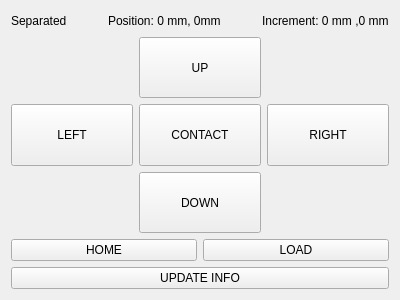
<?xml version="1.0" encoding="UTF-8"?>
<ui version="4.0">
 <class>ECS02UI</class>
 <widget class="QWidget" name="ECS02UI">
  <property name="geometry">
   <rect>
    <x>0</x>
    <y>0</y>
    <width>400</width>
    <height>300</height>
   </rect>
  </property>
  <property name="sizePolicy">
   <sizepolicy hsizetype="Fixed" vsizetype="Preferred">
    <horstretch>0</horstretch>
    <verstretch>0</verstretch>
   </sizepolicy>
  </property>
  <property name="windowTitle">
   <string>Form</string>
  </property>
  <layout class="QVBoxLayout" name="verticalLayout">
   <item>
    <layout class="QHBoxLayout" name="horizontalLayout_2">
     <property name="sizeConstraint">
      <enum>QLayout::SetDefaultConstraint</enum>
     </property>
     <item>
      <widget class="QLabel" name="chuckStateLabel">
       <property name="sizePolicy">
        <sizepolicy hsizetype="Preferred" vsizetype="Fixed">
         <horstretch>0</horstretch>
         <verstretch>0</verstretch>
        </sizepolicy>
       </property>
       <property name="text">
        <string>Separated</string>
       </property>
      </widget>
     </item>
     <item>
      <spacer name="horizontalSpacer">
       <property name="orientation">
        <enum>Qt::Horizontal</enum>
       </property>
       <property name="sizeHint" stdset="0">
        <size>
         <width>40</width>
         <height>20</height>
        </size>
       </property>
      </spacer>
     </item>
     <item>
      <widget class="QLabel" name="positionLabel">
       <property name="sizePolicy">
        <sizepolicy hsizetype="Preferred" vsizetype="Fixed">
         <horstretch>0</horstretch>
         <verstretch>0</verstretch>
        </sizepolicy>
       </property>
       <property name="text">
        <string>Position: 0 mm, 0mm</string>
       </property>
      </widget>
     </item>
     <item>
      <spacer name="horizontalSpacer_2">
       <property name="orientation">
        <enum>Qt::Horizontal</enum>
       </property>
       <property name="sizeHint" stdset="0">
        <size>
         <width>40</width>
         <height>20</height>
        </size>
       </property>
      </spacer>
     </item>
     <item>
      <widget class="QLabel" name="incrementLabel">
       <property name="sizePolicy">
        <sizepolicy hsizetype="Preferred" vsizetype="Fixed">
         <horstretch>0</horstretch>
         <verstretch>0</verstretch>
        </sizepolicy>
       </property>
       <property name="text">
        <string>Increment: 0 mm ,0 mm</string>
       </property>
      </widget>
     </item>
    </layout>
   </item>
   <item>
    <layout class="QGridLayout" name="gridLayout">
     <item row="0" column="1">
      <widget class="QPushButton" name="moveChuckUpButton">
       <property name="sizePolicy">
        <sizepolicy hsizetype="Preferred" vsizetype="Preferred">
         <horstretch>0</horstretch>
         <verstretch>0</verstretch>
        </sizepolicy>
       </property>
       <property name="text">
        <string>UP</string>
       </property>
       <property name="shortcut">
        <string>Up</string>
       </property>
       <property name="autoRepeat">
        <bool>true</bool>
       </property>
      </widget>
     </item>
     <item row="1" column="1">
      <widget class="QPushButton" name="separateButton">
       <property name="sizePolicy">
        <sizepolicy hsizetype="Preferred" vsizetype="Preferred">
         <horstretch>0</horstretch>
         <verstretch>0</verstretch>
        </sizepolicy>
       </property>
       <property name="text">
        <string>CONTACT</string>
       </property>
      </widget>
     </item>
     <item row="1" column="0">
      <widget class="QPushButton" name="moveChuckLeftButton">
       <property name="sizePolicy">
        <sizepolicy hsizetype="Preferred" vsizetype="Preferred">
         <horstretch>0</horstretch>
         <verstretch>0</verstretch>
        </sizepolicy>
       </property>
       <property name="text">
        <string>LEFT</string>
       </property>
       <property name="shortcut">
        <string>Left</string>
       </property>
       <property name="autoRepeat">
        <bool>true</bool>
       </property>
      </widget>
     </item>
     <item row="1" column="2">
      <widget class="QPushButton" name="moveChuckRightButton">
       <property name="sizePolicy">
        <sizepolicy hsizetype="Preferred" vsizetype="Preferred">
         <horstretch>0</horstretch>
         <verstretch>0</verstretch>
        </sizepolicy>
       </property>
       <property name="text">
        <string>RIGHT</string>
       </property>
       <property name="shortcut">
        <string>Right</string>
       </property>
       <property name="autoRepeat">
        <bool>true</bool>
       </property>
      </widget>
     </item>
     <item row="2" column="1">
      <widget class="QPushButton" name="moveChuckDownButton">
       <property name="sizePolicy">
        <sizepolicy hsizetype="Preferred" vsizetype="Preferred">
         <horstretch>0</horstretch>
         <verstretch>0</verstretch>
        </sizepolicy>
       </property>
       <property name="text">
        <string>DOWN</string>
       </property>
       <property name="shortcut">
        <string>Down</string>
       </property>
       <property name="autoRepeat">
        <bool>true</bool>
       </property>
      </widget>
     </item>
    </layout>
   </item>
   <item>
    <layout class="QHBoxLayout" name="horizontalLayout">
     <item>
      <widget class="QPushButton" name="homeButton">
       <property name="text">
        <string>HOME</string>
       </property>
      </widget>
     </item>
     <item>
      <widget class="QPushButton" name="loadButton">
       <property name="text">
        <string>LOAD</string>
       </property>
      </widget>
     </item>
    </layout>
   </item>
   <item>
    <widget class="QPushButton" name="updatePushButton">
     <property name="text">
      <string>UPDATE INFO</string>
     </property>
    </widget>
   </item>
  </layout>
 </widget>
 <resources/>
 <connections/>
</ui>
